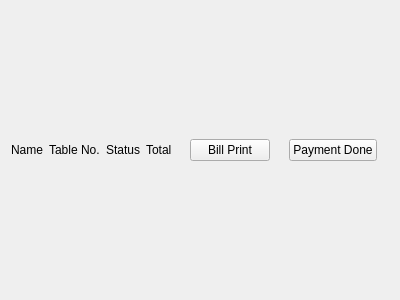
<?xml version="1.0" encoding="UTF-8"?>
<ui version="4.0">
 <class>Form</class>
 <widget class="QWidget" name="Form">
  <property name="geometry">
   <rect>
    <x>0</x>
    <y>0</y>
    <width>400</width>
    <height>300</height>
   </rect>
  </property>
  <property name="windowTitle">
   <string>Form</string>
  </property>
  <layout class="QVBoxLayout" name="verticalLayout" stretch="0,0,0">
   <item>
    <spacer name="verticalSpacer">
     <property name="orientation">
      <enum>Qt::Vertical</enum>
     </property>
     <property name="sizeHint" stdset="0">
      <size>
       <width>20</width>
       <height>40</height>
      </size>
     </property>
    </spacer>
   </item>
   <item>
    <layout class="QHBoxLayout" name="horizontalLayout_2" stretch="2,1,1,1,1,1,1,1,1">
     <item>
      <widget class="QLabel" name="lb_name">
       <property name="text">
        <string>Name</string>
       </property>
      </widget>
     </item>
     <item>
      <widget class="QLabel" name="lb_table_no">
       <property name="text">
        <string>Table No.</string>
       </property>
      </widget>
     </item>
     <item>
      <widget class="QLabel" name="lb_status">
       <property name="text">
        <string>Status</string>
       </property>
      </widget>
     </item>
     <item>
      <widget class="QLabel" name="lb_total">
       <property name="text">
        <string>Total</string>
       </property>
      </widget>
     </item>
     <item>
      <spacer name="horizontalSpacer">
       <property name="orientation">
        <enum>Qt::Horizontal</enum>
       </property>
       <property name="sizeHint" stdset="0">
        <size>
         <width>40</width>
         <height>20</height>
        </size>
       </property>
      </spacer>
     </item>
     <item>
      <widget class="QPushButton" name="bt_print">
       <property name="text">
        <string>Bill Print</string>
       </property>
      </widget>
     </item>
     <item>
      <spacer name="horizontalSpacer_2">
       <property name="orientation">
        <enum>Qt::Horizontal</enum>
       </property>
       <property name="sizeHint" stdset="0">
        <size>
         <width>40</width>
         <height>20</height>
        </size>
       </property>
      </spacer>
     </item>
     <item>
      <widget class="QPushButton" name="bt_pay">
       <property name="text">
        <string>Payment Done</string>
       </property>
      </widget>
     </item>
     <item>
      <spacer name="horizontalSpacer_3">
       <property name="orientation">
        <enum>Qt::Horizontal</enum>
       </property>
       <property name="sizeHint" stdset="0">
        <size>
         <width>40</width>
         <height>20</height>
        </size>
       </property>
      </spacer>
     </item>
    </layout>
   </item>
   <item>
    <spacer name="verticalSpacer_2">
     <property name="orientation">
      <enum>Qt::Vertical</enum>
     </property>
     <property name="sizeHint" stdset="0">
      <size>
       <width>20</width>
       <height>40</height>
      </size>
     </property>
    </spacer>
   </item>
  </layout>
 </widget>
 <resources/>
 <connections/>
</ui>
